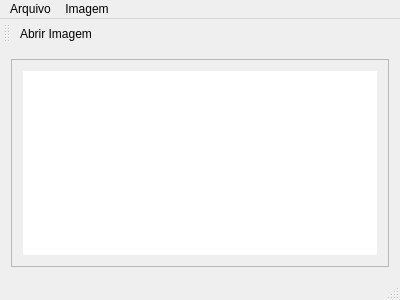
<?xml version="1.0" encoding="UTF-8"?>
<ui version="4.0">
 <class>MainWindow</class>
 <widget class="QMainWindow" name="MainWindow">
  <property name="geometry">
   <rect>
    <x>0</x>
    <y>0</y>
    <width>400</width>
    <height>300</height>
   </rect>
  </property>
  <property name="windowTitle">
   <string>MainWindow</string>
  </property>
  <property name="styleSheet">
   <string notr="true">#mainToolBar {
	border: none;
	background: qlineargradient(x1: 0, y1: 0, x2: 0, y2: 1,
	stop: 0 #a6a6a6, stop: 0.08 #7f7f7f,
	stop: 0.39999 #717171, stop: 0.4 #626262,
	stop: 0.9 #4c4c4c, stop: 1 #333333);
}

#lblImg {
	border: none;
	background: white;
}</string>
  </property>
  <widget class="QWidget" name="centralWidget">
   <layout class="QVBoxLayout" name="verticalLayout">
    <item>
     <widget class="QScrollArea" name="scrollArea">
      <property name="widgetResizable">
       <bool>true</bool>
      </property>
      <widget class="QWidget" name="scrollAreaWidgetContents">
       <property name="geometry">
        <rect>
         <x>0</x>
         <y>0</y>
         <width>380</width>
         <height>205</height>
        </rect>
       </property>
       <layout class="QVBoxLayout" name="verticalLayout_2">
        <item>
         <widget class="QLabel" name="lblImg">
          <property name="text">
           <string/>
          </property>
          <property name="alignment">
           <set>Qt::AlignLeading|Qt::AlignLeft|Qt::AlignTop</set>
          </property>
         </widget>
        </item>
       </layout>
      </widget>
     </widget>
    </item>
   </layout>
  </widget>
  <widget class="QMenuBar" name="menuBar">
   <property name="geometry">
    <rect>
     <x>0</x>
     <y>0</y>
     <width>400</width>
     <height>20</height>
    </rect>
   </property>
   <widget class="QMenu" name="menuImage">
    <property name="title">
     <string>Imagem</string>
    </property>
    <addaction name="actionTonsCinza"/>
   </widget>
   <widget class="QMenu" name="menuArquivo">
    <property name="title">
     <string>Arquivo</string>
    </property>
    <addaction name="actionAbrir_Imagem"/>
    <addaction name="separator"/>
    <addaction name="actionSair"/>
   </widget>
   <addaction name="menuArquivo"/>
   <addaction name="menuImage"/>
  </widget>
  <widget class="QToolBar" name="mainToolBar">
   <property name="autoFillBackground">
    <bool>false</bool>
   </property>
   <property name="styleSheet">
    <string notr="true"/>
   </property>
   <property name="movable">
    <bool>true</bool>
   </property>
   <attribute name="toolBarArea">
    <enum>TopToolBarArea</enum>
   </attribute>
   <attribute name="toolBarBreak">
    <bool>false</bool>
   </attribute>
   <addaction name="actionAbrir_Imagem"/>
  </widget>
  <widget class="QStatusBar" name="statusBar"/>
  <action name="actionTonsCinza">
   <property name="text">
    <string>Tons de Cinza</string>
   </property>
  </action>
  <action name="actionSair">
   <property name="icon">
    <iconset resource="recursos.qrc">
     <normaloff>:/botoes/res/application-exit.png</normaloff>:/botoes/res/application-exit.png</iconset>
   </property>
   <property name="text">
    <string>Sair</string>
   </property>
  </action>
  <action name="actionAbrir_Imagem">
   <property name="icon">
    <iconset resource="recursos.qrc">
     <normaloff>:/botoes/res/document-open.png</normaloff>:/botoes/res/document-open.png</iconset>
   </property>
   <property name="text">
    <string>Abrir Imagem</string>
   </property>
  </action>
 </widget>
 <layoutdefault spacing="6" margin="11"/>
 <resources>
  <include location="recursos.qrc"/>
 </resources>
 <connections/>
</ui>
